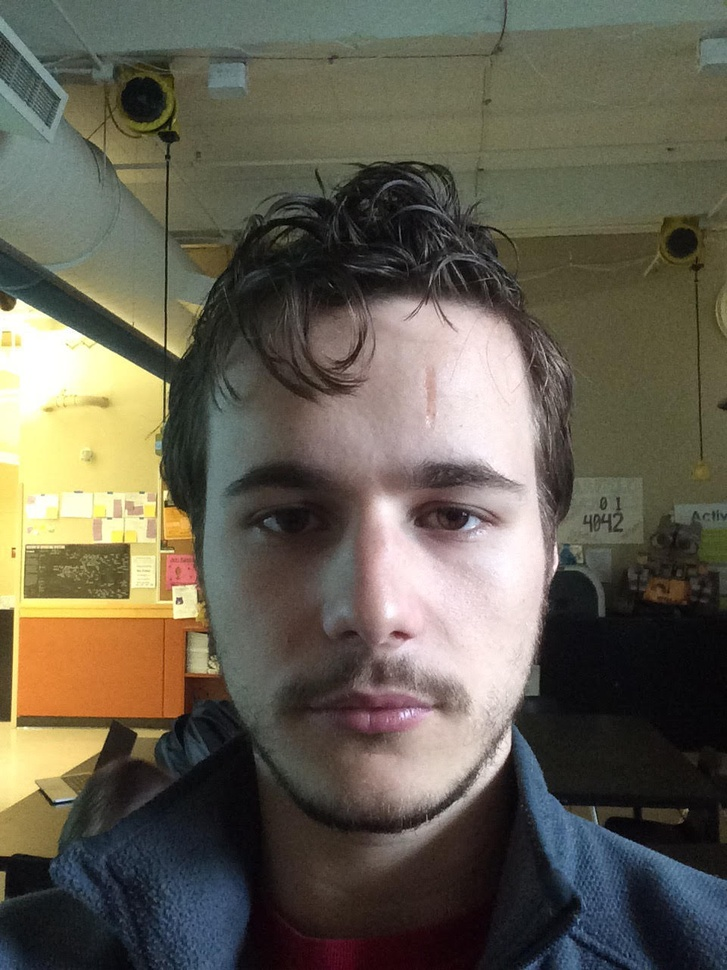
#> input picture tommy/3.jpg, 727 x 970 px, shrunk from 960 x 1280 before the run
$ python image.py   (Python 2 division)
#> lines starting #> are read from the running program, lines starting #| are printed output that depends on the picture; after the words box and inside, x2 and y2 are one past the last pixel; in counts of white or black regions, pixels touching at a corner belong together
from PIL import Image, ImageFilter
print "asd"
im = Image.open("3.jpg").convert("L")
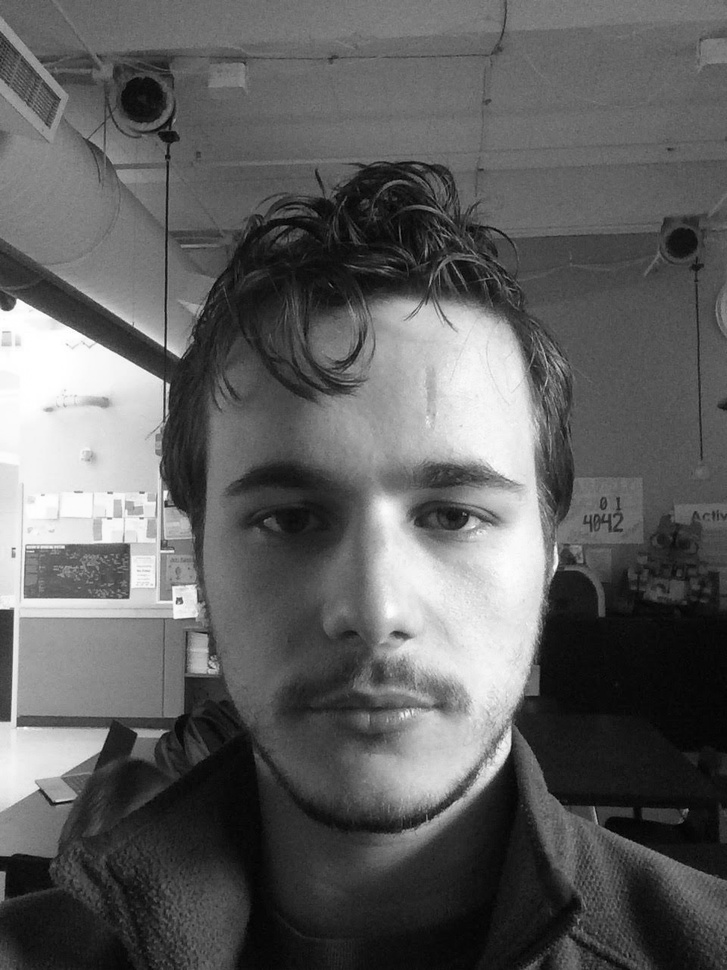
#> im: PIL image 727x970 L; min 0, max 255, mean 95.8
im1 = Image.open("4.jpg").convert("L")
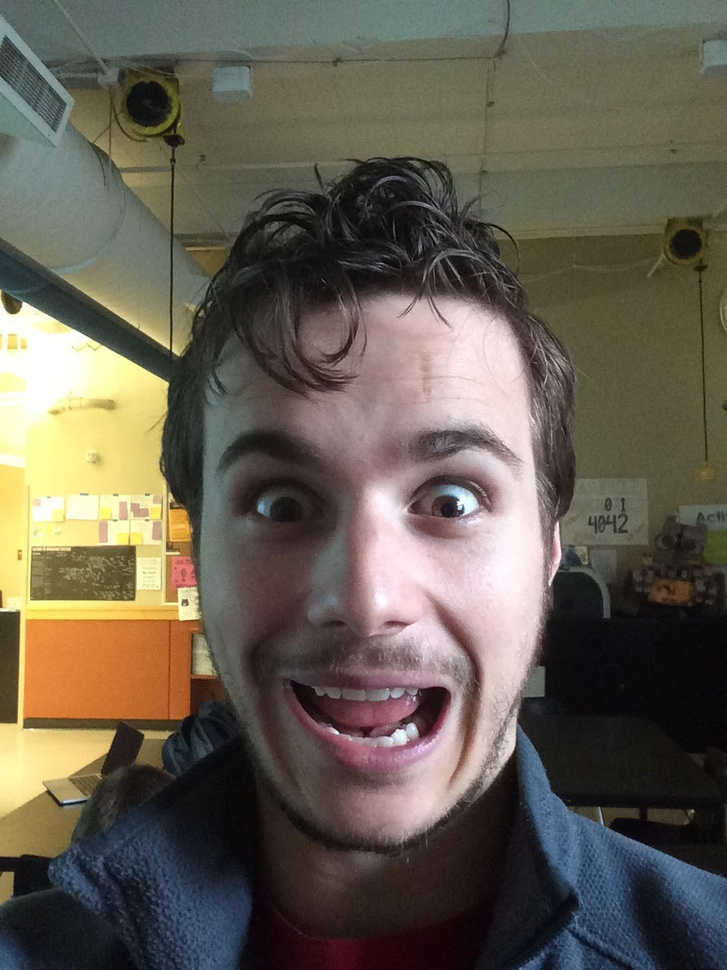
#> input picture tommy/4.jpg, 727 x 970 px, shrunk from 960 x 1280 before the run
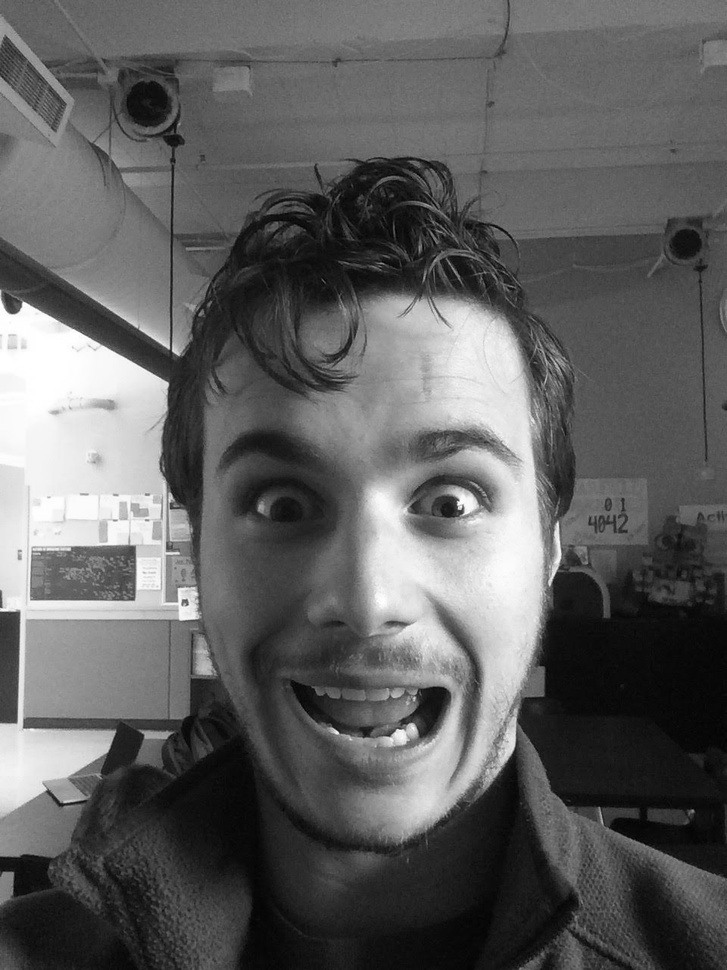
#> im1: PIL image 727x970 L; min 0, max 255, mean 95.4
p1 = im.load()
p2 = im1.load()

for tup in [(x, y) for x in xrange(im.size[0]) for y in xrange(im.size[1])]:
    p1[tup] = 255 if (abs(p1[tup] - p2[tup]) > 100) else 0
im = im.filter(ImageFilter.ModeFilter(size=10))
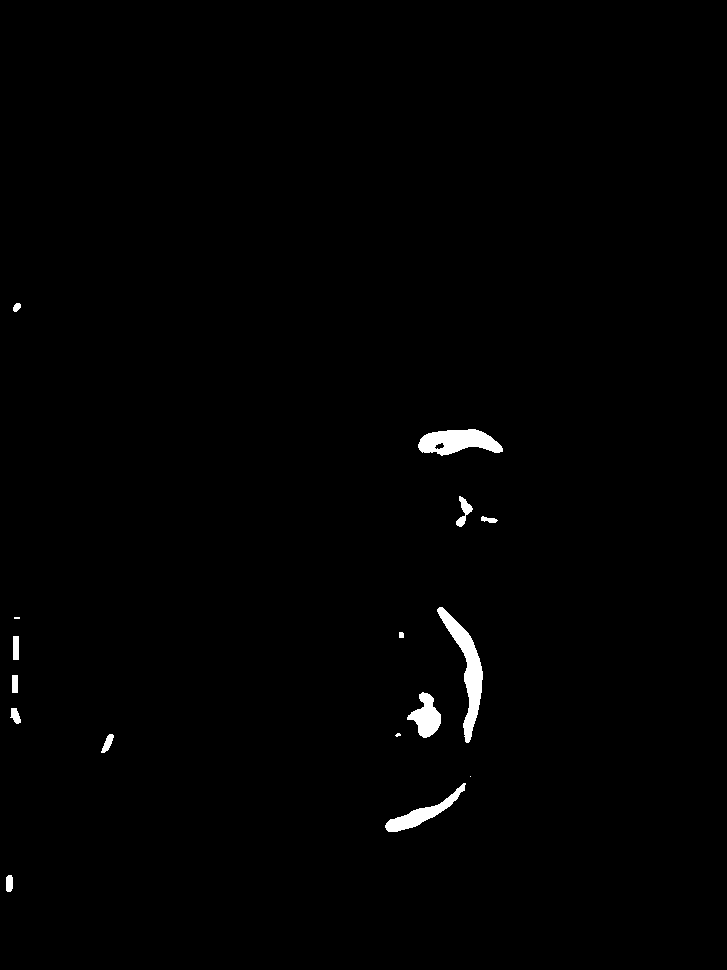
#> im: PIL image 727x970 L; 0.87% white; 16 white regions (3 under 20 px), largest, box (x1, y1, x2, y2) and area: (437, 607, 483, 743) 1811, (418, 429, 503, 456) 1490, (385, 783, 466, 832) 973
im.save("out.jpg")
